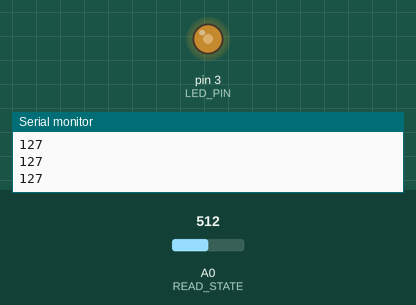
Recording of a sketch running on a simulated Arduino Uno, built with avr-gcc and run on an emulated ATmega328P. On the bench: output pins drawn as LEDs (lit = HIGH), the last lines printed to the serial monitor. The test bench sets the inputs (shaded band); at power-on: A0 (READ_STATE) = 512.

Above: at 1.2 s.
1.3 s: A0 (READ_STATE) set to 716
At 1.7 s:
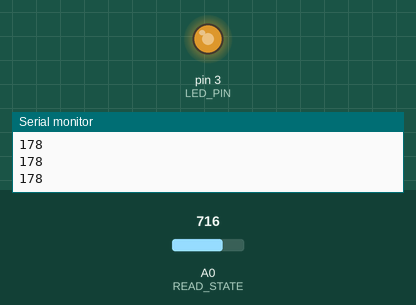
2.8 s: A0 (READ_STATE) set to 900
At 4.0 s:
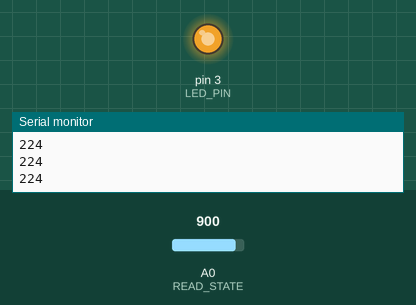
4.3 s: A0 (READ_STATE) set to 122
At 5.2 s:
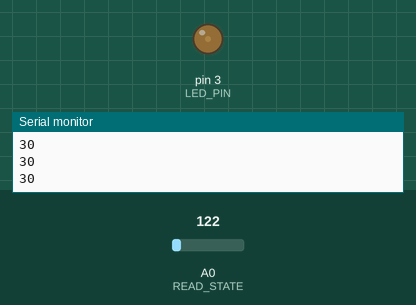
5.8 s: A0 (READ_STATE) set to 0
At 6.3 s:
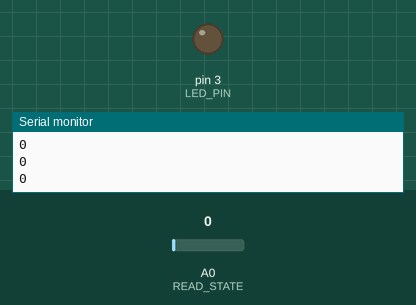
7.3 s: A0 (READ_STATE) set to 511
At 8.7 s:
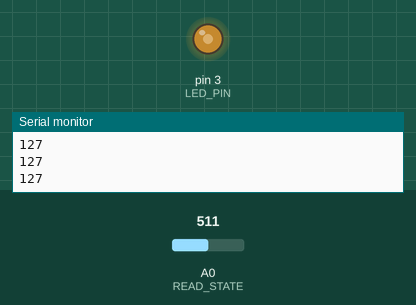
Timing chart, 0 to 9.8 s (numbered marks = the images above; inputs shaded):
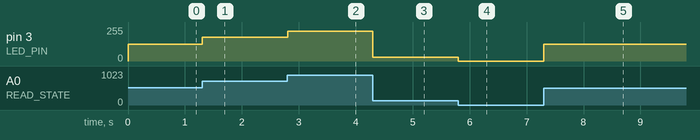

The sketch:

P4_Light_Dimmer.ino
```cpp
#define READ_STATE A0
#define LED_PIN 3

void setup(){
    Serial.begin(9600);
    pinMode(READ_STATE, INPUT);
    pinMode(LED_PIN, OUTPUT);
}

void loop(){
    // Serial.println(analogRead(READ_STATE));
    int value = analogRead(READ_STATE);
    int mapping_values = map(value, 0, 1023, 0, 255);
    analogWrite(LED_PIN, mapping_values);
    Serial.println(mapping_values);
}
```

Measured:
- after the input at 1.3 s, pin 3 (LED_PIN): 127/255 → 178/255 at once
- after the input at 2.8 s, pin 3 (LED_PIN): 178/255 → 224/255 at once
- after the input at 4.3 s, pin 3 (LED_PIN): 224/255 → 30/255 at once
- after the input at 5.8 s, pin 3 (LED_PIN): 30/255 → 0/255 at once
- after the input at 7.3 s, pin 3 (LED_PIN): 0/255 → 127/255 at once
